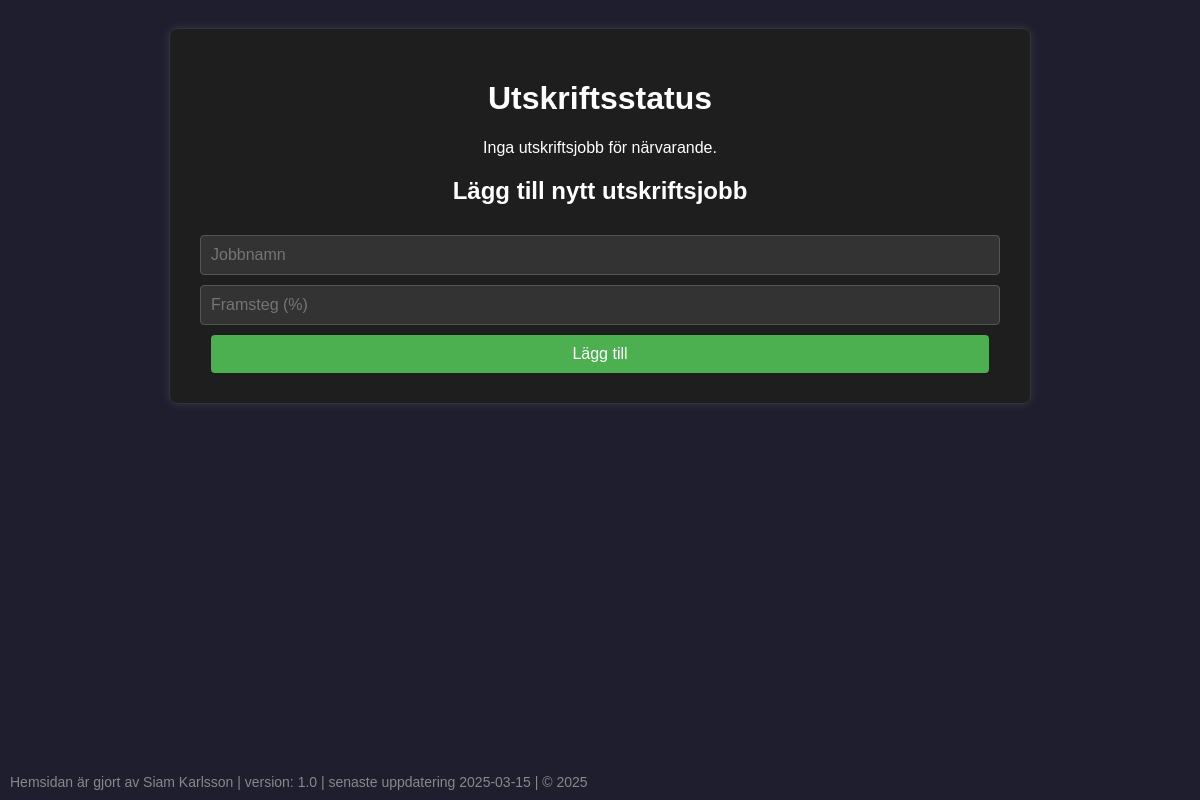
Page /status.php (signed in) on the earlier database version.
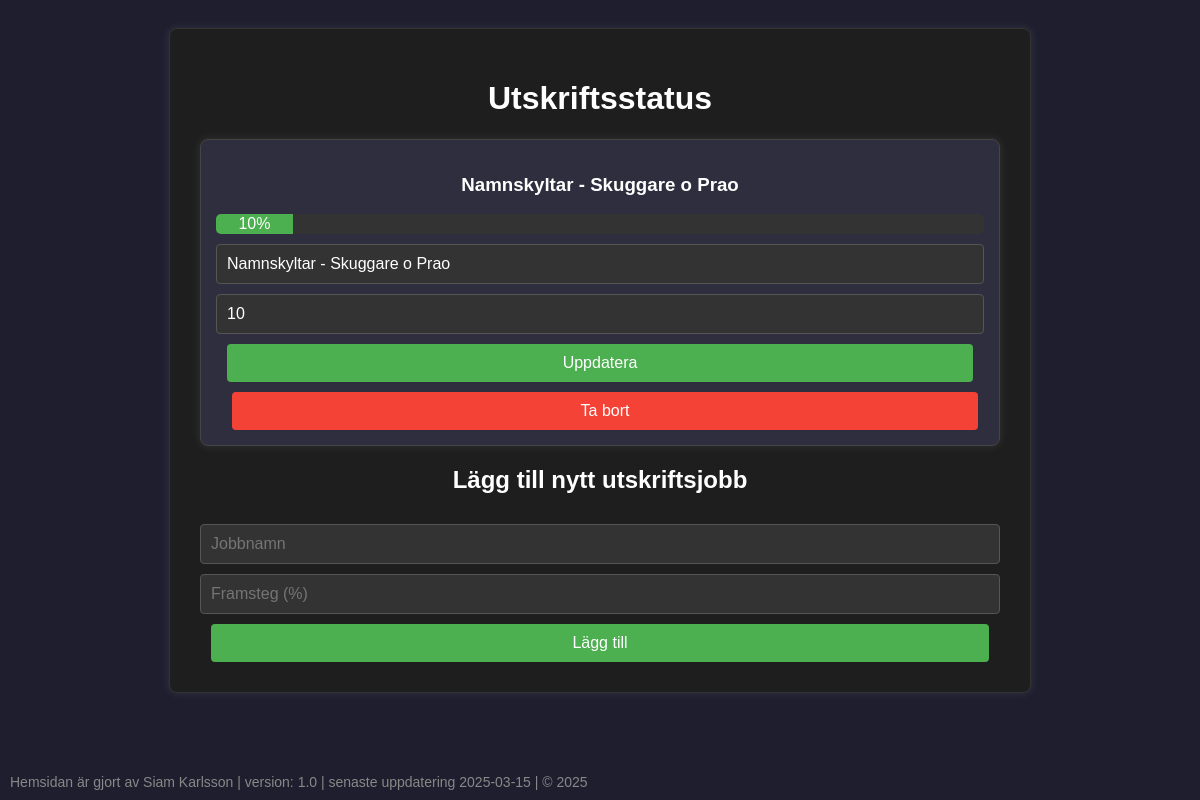
Same page on the later database version.
### tables this page shows
CREATE TABLE `print_jobs` (
  `id` int(11) NOT NULL,
  `name` varchar(255) NOT NULL,
  `progress` int(11) NOT NULL,
  `user` varchar(255) DEFAULT NULL
);

### status.php (the view, shortened to what this page needs)
<?php
require 'db_config.php';
$printJobs = [];
$result = $conn->query("SELECT * FROM print_jobs");
if ($result->num_rows > 0) {
    while ($row = $result->fetch_assoc()) {
        $printJobs[] = $row;
    }
}
?>
<!DOCTYPE html>
<html lang="sv">
<head>
</head>
<body>
    <div class="content">
        <h1>Utskriftsstatus</h1>
        <?php if (empty($printJobs)): ?>
            <p>Inga utskriftsjobb för närvarande.</p>
        <?php else: ?>
            <?php foreach ($printJobs as $job): ?>
                <div class="job">
                    <h3><?= htmlspecialchars($job['name']) ?></h3>
                    <div class="progress-bar">
                        <div class="progress" style="width: <?= $job['progress'] ?>%">
                            <?= $job['progress'] ?>%
                        </div>
                    </div>
                    <?php if ($_SESSION['role'] === 'admin'): ?>
                        <form method="POST">
                            <input type="text" name="name" value="<?= htmlspecialchars($job['name']) ?>" required>
                            <input type="number" name="progress" min="0" max="100" value="<?= $job['progress'] ?>" required>
                            <button type="submit" name="action" value="update">Uppdatera</button>
                            <button type="submit" name="action" value="delete" class="delete-button">Ta bort</button>
                        </form>
                    <?php endif; ?>
                </div>
            <?php endforeach; ?>
        <?php endif; ?>
        <?php if ($_SESSION['role'] === 'admin'): ?>
            <h2>Lägg till nytt utskriftsjobb</h2>
            <form method="POST">
                <input type="text" name="name" placeholder="Jobbnamn" required>
                <input type="number" name="progress" min="0" max="100" placeholder="Framsteg (%)" required>
                <button type="submit" name="action" value="add">Lägg till</button>
            </form>
        <?php endif; ?>
    </div>
    <div class="footer">
        Hemsidan är gjort av Siam Karlsson | version: 1.0 | senaste uppdatering 2025-03-15 | &copy; 2025
    </div>
</body>
</html>

### status.php (style rules this page uses)
body { background-color: #1e1e2e; color: #ffffff; font-family: Arial, sans-serif; text-align: center; padding: 20px; }
.content { background-color: #1e1e1e; border: 1px solid #333; padding: 30px; border-radius: 8px; box-shadow: 0px 0px 10px rgba(255, 255, 255, 0.1); max-width: 800px; margin: auto; }
.job { background-color: #2e2e3e; border: 1px solid #444; padding: 15px; margin: 15px 0; border-radius: 8px; box-shadow: 0px 0px 10px rgba(255, 255, 255, 0.1); }
.progress-bar { width: 100%; background-color: #333; border-radius: 5px; overflow: hidden; }
.progress { height: 20px; background-color: #4caf50; text-align: center; color: white; line-height: 20px; }
.footer { position: fixed; bottom: 0; left: 0; width: 100%; text-align: left; padding: 10px; font-size: 14px; color: #888; background-color: #1e1e2e; }
input, button { background-color: #333; color: #ffffff; border: 1px solid #555; padding: 10px; border-radius: 4px; margin-top: 10px; width: calc(100% - 22px); font-size: 16px; }
button { cursor: pointer; background-color: #4caf50; border: none; }
.delete-button { background-color: #f44336; margin-left: 10px; }

Differences in the rows shown:
added print_jobs: name "Namnskyltar - Skuggare o Prao", progress "10"
Other differences:
text no longer shown: "Inga utskriftsjobb för närvarande."
